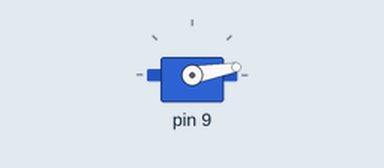
Recording of a sketch running on a simulated Arduino Uno, built with avr-gcc and run on an emulated ATmega328P. On the bench: servo.

Above: at 0.05 s.
At 5.5 s:
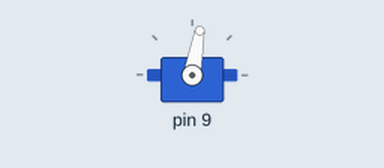
Timing chart, 0 to 7.2 s (numbered marks = the images above):
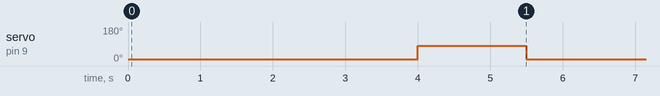

The sketch:

CatapultTest.ino
```cpp
#include <Catapult.h>

Catapult catapult;

void setup() {
  catapult.setup();

  Serial.begin(115200);
}

void loop() {
    catapult.rest();
    delay(4000);

    catapult.fire();
    delay(1500);
}
```

Measured:
- by itself, servo on pin 9: alternates 80° for 1.5 s and 10° for 4.0 s
